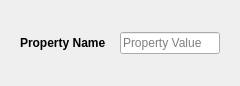
<?xml version="1.0" encoding="UTF-8"?>
<ui version="4.0">
 <class>topLevelForm</class>
 <widget class="QWidget" name="topLevelForm">
  <property name="geometry">
   <rect>
    <x>0</x>
    <y>0</y>
    <width>240</width>
    <height>82</height>
   </rect>
  </property>
  <property name="sizePolicy">
   <sizepolicy hsizetype="Preferred" vsizetype="Fixed">
    <horstretch>0</horstretch>
    <verstretch>0</verstretch>
   </sizepolicy>
  </property>
  <property name="maximumSize">
   <size>
    <width>240</width>
    <height>82</height>
   </size>
  </property>
  <property name="windowTitle">
   <string>Form</string>
  </property>
  <layout class="QVBoxLayout" name="verticalLayout">
   <item>
    <widget class="QWidget" name="widget" native="true">
     <property name="minimumSize">
      <size>
       <width>0</width>
       <height>64</height>
      </size>
     </property>
     <property name="maximumSize">
      <size>
       <width>240</width>
       <height>250</height>
      </size>
     </property>
     <layout class="QHBoxLayout" name="horizontalLayout">
      <item>
       <widget class="QLabel" name="PropertyLabel">
        <property name="sizePolicy">
         <sizepolicy hsizetype="Fixed" vsizetype="Fixed">
          <horstretch>0</horstretch>
          <verstretch>0</verstretch>
         </sizepolicy>
        </property>
        <property name="maximumSize">
         <size>
          <width>100</width>
          <height>48</height>
         </size>
        </property>
        <property name="font">
         <font>
          <weight>75</weight>
          <bold>true</bold>
         </font>
        </property>
        <property name="text">
         <string>Property Name</string>
        </property>
       </widget>
      </item>
      <item>
       <widget class="QLineEdit" name="PropertyLineEdit">
        <property name="maximumSize">
         <size>
          <width>100</width>
          <height>16777215</height>
         </size>
        </property>
        <property name="placeholderText">
         <string>Property Value</string>
        </property>
       </widget>
      </item>
     </layout>
    </widget>
   </item>
  </layout>
 </widget>
 <resources/>
 <connections/>
</ui>
